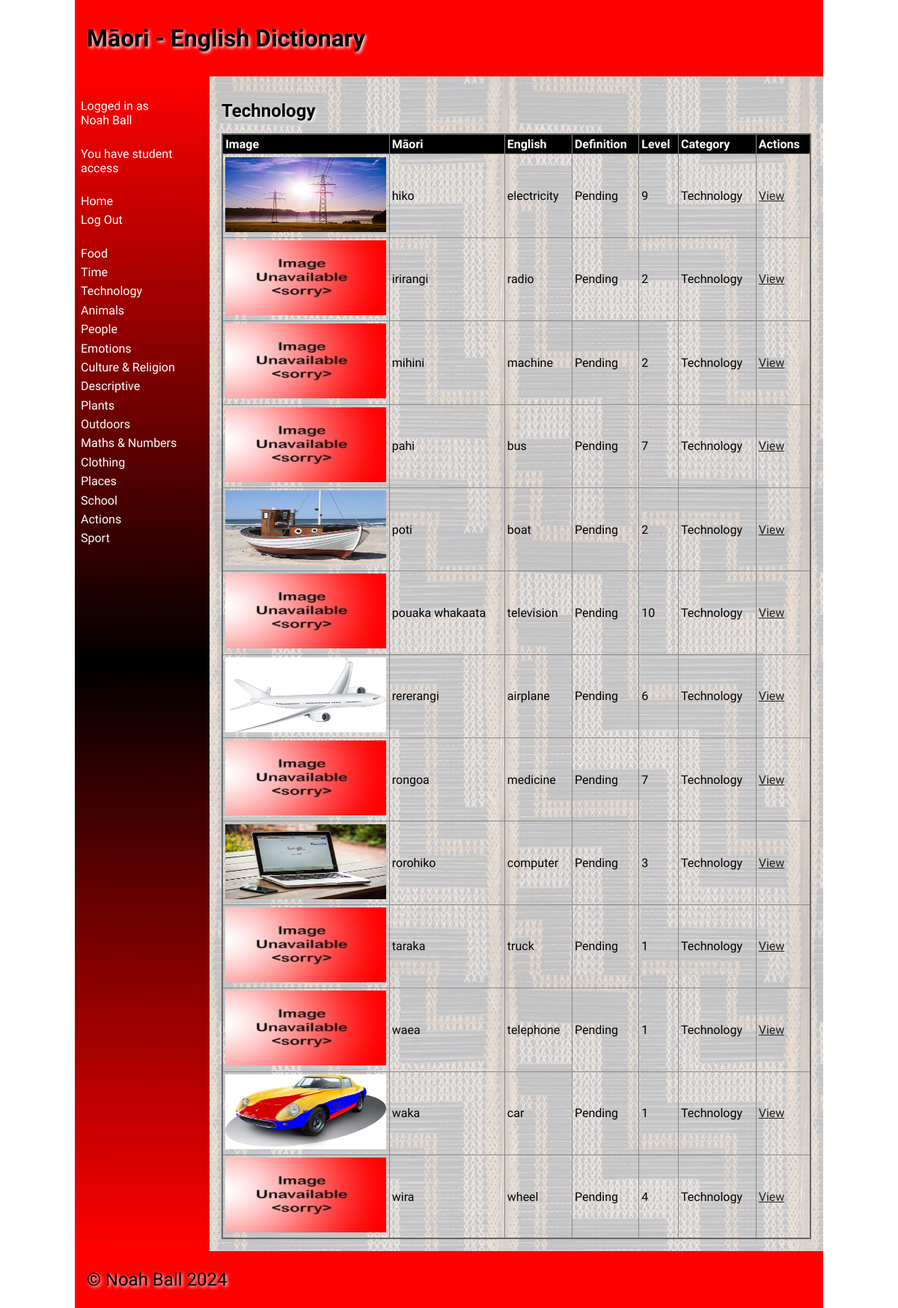
The page /category/3 (signed in) on the database its author committed.
### tables this page shows
CREATE TABLE category
(
    id   integer
        constraint category_pk
            primary key autoincrement,
    name varchar(35)
);

CREATE TABLE "word"
(
    id         integer
        constraint word_pk
            primary key autoincrement,
    maori      varchar(35),
    english    varchar(35),
    definition varchar(256),
    level      integer,
    category   integer
        constraint word_category_id_fk
            references category,
    filename   varchar(40),
    added_by   integer
        constraint word_user_id_fk
            references user,
    added_time integer
);

### routes/pages.py (the view)
def category_page(cat_id):
    if not helpers.user_authenticated():  # Check if the user is logged in
        return redirect('/login')  # If not, redirect to the login page
    try:
        cat_id = int(cat_id)
    except ValueError:
        return redirect('/?error=Category+ID+is+invalid.')
    categories = helpers.get_categories()  # Retrieve all categories from the database
    cat_name = helpers.cat_id_to_name(cat_id, categories)
    if cat_name is None:  # If the category id is invalid
        return redirect('/?error=Category+not+found')  # Redirect to the home page
    words = db.run_query("SELECT id, maori, english, definition, level, category, filename FROM word WHERE category = ?", (cat_id,), True, False)
    words = helpers.get_category_names(words, categories)  # Add the category name to each word tuple
    return render_template('home.html', words=words, cat_id=cat_id, cat_name=cat_name, error=request.args.get("message"), categories=categories)

### lib/db.py (called while the page is built)
def create_connection(db_file):
    try:  # Try/except block to handle exceptions
        connection = sqlite3.connect(db_file)  # Create a connection to the database
        return connection  # Return the connection
    except sqlite3.Error as e:
        print(e)  # Print the error (if one is caught)
    return None

def run_query(query: str, params: tuple, multiple: bool, commit: bool):
    conn = create_connection(globals.DATABASE_FILE)  # Create a connection to the database
    cur = conn.cursor()  # Create a cursor object
    cur.execute(query, params)  # Execute the query
    if commit:  # If the query requires a commit
        conn.commit()  # Commit the query
    if multiple:  # If the query returns multiple rows
        result = cur.fetchall()  # Retrieve all rows
    else:  # If the query returns a single row
        result = cur.fetchone()  # Retrieve the row
    conn.close()  # Close the connection
    return result  # Return the result

### lib/helpers.py (called while the page is built)
def get_categories():
    query = "SELECT id, name FROM category"
    conn = db.create_connection(globals.DATABASE_FILE)
    cur = conn.cursor()
    cur.execute(query)
    categories = cur.fetchall()
    conn.close()
    return categories

def user_authenticated():
    return 'user_id' in session

def get_category_names(words: tuple, categories: tuple):
    for i in range(len(words)): # For each word
        for j in range(len(categories)): # For each category
            if words[i][5] == categories[j][0]: # If the category ID matches
                words[i] = words[i] + (categories[j][1],) # Add the category name to the word tuple
                break # Break the loop
        if len(words[i]) == 6: # If the category name was not added
            words[i] = words[i] + ("Unknown",)
    return words

def cat_id_to_name(cat_id: int, categories: tuple):
    for i in range(len(categories)): # For each category
        if categories[i][0] == cat_id: # If the category ID matches
            return categories[i][1] # Return the category name
    return "Unknown" # If the category ID is not found, return "Unknown".

### templates/home.html (shortened to what this page needs)
{% extends 'base.html' %}
{% block heading %}Māori - English Dictionary{% endblock %}
{% block main %}
    <h2>{{ cat_name }}</h2>
    <table>
        <tr>
            <th>Image</th>
            <th>Māori</th>
            <th>English</th>
            <th>Definition</th>
            <th>Level</th>
            <th>Category</th>
            <th>Actions</th>
        </tr>
        {% for word in words %}
            <tr>
                <td><img src="/static/images/{{ word[6] or "noimage.jpg" }}" alt="{{ word[2] }}" width="100" height="100"></td>
                <td>{{ word[1] }}</td>
                <td>{{ word[2] }}</td>
                <td>{{ word[3] }}</td>
                <td>{{ word[4] }}</td>
                <td>{{ word[7] }}</td>
                <td><a href="/word/{{ word[0] }}">View</a></td>
            </tr>
        {% endfor %}
    </table>
{% endblock %}

### templates/base.html (shortened to what this page needs)
<!doctype html>
<html lang="en">
<head>
    <link href="{{ url_for('static', filename='css/style.css') }}" rel="stylesheet">
</head>
<body>
<div id="container">
    <header>
        <h1>{% block heading %}{% endblock %}</h1>
    </header>
    <nav>
        <ul>
            {% if session["username"] %}
                <li><a>Logged in as<br>{{ session["name"] }}</a></li>
                <br>
                {% if session["user_type"] == 1 %}
                    <li><a>You have student access</a></li>
                {% elif session["user_type"] == 2 %}
                    <li><a>You have teacher access</a></li>
                    <br>
                    <li><a href="/add-category">Add Category</a></li>
                {% endif %}
                <br>
                <li><a href="/">Home</a></li>
            {% endif %}
            {% if not session["user_id"] %}
                <li><a href="/login">Log In</a></li>
                <li><a href="/signup">Sign Up</a></li>
            {% else %}
                <li><a href="/logout">Log Out</a></li>
            {% endif %}
            <br>
            {% for category in categories %}
                <li><a href="/category/{{ category[0] }}">{{ category[1] }}</a></li>
            {% endfor %}
        </ul>
    </nav>
    <main>
        {% block main %}{% endblock %}
    </main>
    <footer>
        <p>
            &copy; Noah Ball 2024
        </p>
    </footer>
</div>
</body>
</html>

### static/css/style.css (style rules this page uses)
* { font-family: Comfortaa, sans-serif; margin: 0; padding: 0; box-sizing: border-box; }
#container { display: grid; grid-template-columns: 75px auto; grid-template-areas: 'nav header' 'main main' 'footer footer'; }
header { grid-area: header; background-color: #f00; padding: 1rem; }
nav { grid-area: nav; }
main { grid-area: main; padding: 1rem; background-color: #edd; }
h1, h2, h3, h4 { padding: 1rem 0; font-family: 'Suez One', serif; color: #000; text-shadow: 2px 2px 4px #fff; }
p { padding: 0.5rem 0; }
a { color: #222; }
img { width: 100%; }
table { width: 100%; border: 2px solid #666; border-collapse: collapse; }
th, td { border: 1px solid #888; padding: 0.2rem; text-align: left; }
th { background-color: #000; color: #fff; }
footer { grid-area: footer; padding: 1rem; background-color: #f00; }
footer p { color: #000; text-shadow: 2px 2px 4px #fff; font-size: 1.5rem; }
@media only screen and (min-width: 768px) { #container { grid-template-columns: 180px auto; grid-template-areas: 'header header' 'nav main' 'footer footer'; } }
@media only screen and (min-width: 768px) { nav { background: linear-gradient(180deg, rgba(255,0,0,1) 0%, rgba(0, 0, 0, 1) 50%, rgba(255,0,0,1) 100%); padding: 0.5rem; } }
@media only screen and (min-width: 768px) { nav ul { list-style: none; } }
@media only screen and (min-width: 768px) { nav li { padding: 0.2rem 0; } }
@media only screen and (min-width: 768px) { nav a { color: #fff; text-decoration: none; } }
@media only screen and (min-width: 768px) { main { background-image: url('/poutama.jpg'); } }
@media only screen and (min-width: 1000px) { #container { width: 1000px; margin: auto; } }

### rows shown on the page
category: name "Food"
category: name "Time"
category: name "Technology", name "Technology" "Technology" "Technology" "Technology" "Technology" "Technology" "Technology" "Technology" "Technology" "Technology" "Technology" "Technology" "Technology"
category: name "Animals"
category: name "People"
category: name "Emotions"
category: name "Culture & Religion"
category: name "Descriptive"
category: name "Plants"
category: name "Outdoors"
category: name "Maths & Numbers"
category: name "Clothing"
category: name "Places"
category: name "School"
category: name "Actions"
category: name "Sport"
word: filename+english (picture), maori "hiko", english "electricity", definition "Pending"
word: maori "irirangi", english "radio", definition "Pending"
word: maori "mihini", english "machine", definition "Pending"
word: maori "pahi", english "bus", definition "Pending"
word: filename+english (picture), maori "poti", english "boat", definition "Pending"
word: maori "pouaka whakaata", english "television", definition "Pending"
word: filename+english (picture), maori "rererangi", english "airplane", definition "Pending"
word: maori "rongoa", english "medicine", definition "Pending"
word: filename+english (picture), maori "rorohiko", english "computer", definition "Pending"
word: maori "taraka", english "truck", definition "Pending"
word: maori "waea", english "telephone", definition "Pending"
word: filename (picture), maori "waka", english "car", definition "Pending"
word: maori "wira", english "wheel", definition "Pending"

### other values the page prints
{{ session["name"] }} "Noah Ball"
{{ word[4] }} "9" "2" "2" "7" "2" "10" "6" "7" "3" "1" "1" "1" "4"
